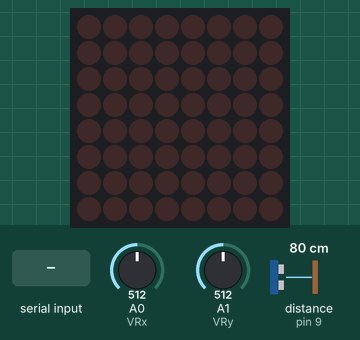
Bench run of a sketch on a simulated Arduino Leonardo, built with avr-gcc and run on an emulated ATmega32U4. On the bench: 8×8 LED matrix. Inputs (shaded band) come from the test bench; at power-on: A0 (VRx) = 512, A1 (VRy) = 512, distance to the obstacle (sensor on pin 9) 80 cm. What the sketch prints to the serial monitor is not drawn.

Above: at 1.2 s.
1.3 s: "30,150\n" received over Serial
At 2.1 s:
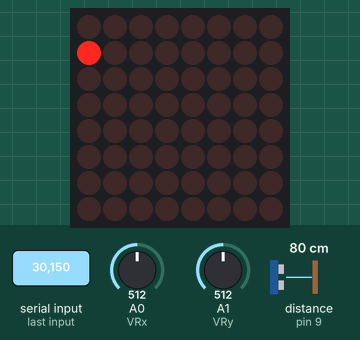
3.8 s: "5\n" received over Serial
At 5.6 s:
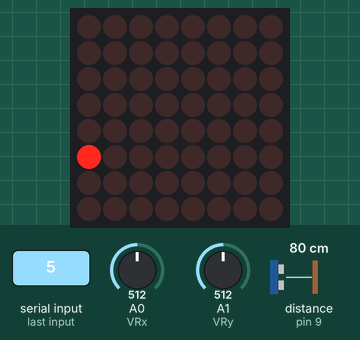
6.3 s: "200\n" received over Serial
At 6.9 s:
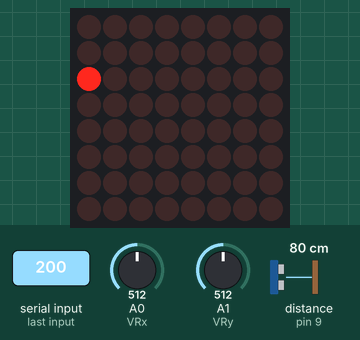
10.6 s: A0 (VRx) set to 105
12.1 s: A0 (VRx) set to 89
Timing chart, 0 to 14.9 s (numbered marks = the images above; inputs shaded):
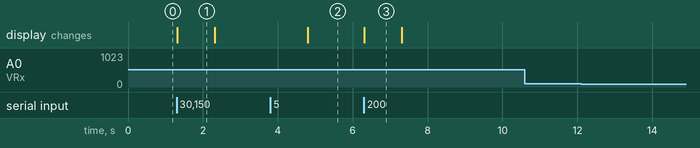

Measured:
- after the input at 1.3 s, the display: changes at once (image 1)
- after the input at 3.8 s, the display: changes after 1.0 s (image 2)
- after the input at 6.3 s, the display: changes at once (image 3)
- after the input at 10.6 s, every drawn part: stays the same
- after the input at 12.1 s, every drawn part: stays the same
- what the display in image 1 shows lasts 1.0 s, from 1.3 s to 2.3 s

The sketch:

arduino.ino
```cpp
#include <Joystick.h>

#include <LedControl.h>
#include <hcsr04.h>
HCSR04 hcsr04(8, 9, 20, 4000);
LedControl lc = LedControl(12, 11, 10, 1);
#include "Joystick.h"


unsigned long startMillis = 0;
//unsigned long startMillis2;
unsigned long currentTime = 0;
unsigned long period = 100;
//unsigned long period2 = 100;
//unsigned long zeroTime = 0;

int VRx = A0;
int VRy = A1;
int SW = 2;


void setup() {
  Serial.begin(9600);
  lc.shutdown(0, false);
  lc.setIntensity(0, 1);
  lc.clearDisplay(0);

  pinMode(VRx, INPUT);
  pinMode(VRy, INPUT);
  pinMode(SW, INPUT_PULLUP);
}

byte incomingByte[3]; // for incoming serial data
bool done = false;

int joyX;
int joyY;
int distance;

void loop() {
  joyX = analogRead(VRx);
  joyY = analogRead(VRy);

  Serial.print('0');
  Serial.print(String(joyX));
  Serial.print(',');
  Serial.print(String(joyY));
  Serial.print(';');

  distance = hcsr04.distanceInMillimeters();

  Serial.print('1');
  Serial.print(String(distance));
  Serial.print(';');

  handleSerial();
}


String distanceString = "";


int currentRow;
int currentColumn;

void handleSerial() {


    // send data only when you receive data:
    // read the incoming byte:
    if (Serial.available() > 0) {
      Serial.readBytes(incomingByte, 3);
      int col = incomingByte[0] - 48;
      int row = incomingByte[2] - 48;
      if ((currentRow != row) || (currentColumn != col)) {
        currentRow = row;
        currentColumn = col;
        lc.clearDisplay(0);
        lc.setLed(0, col, row, HIGH);
      }
    }

}
```
